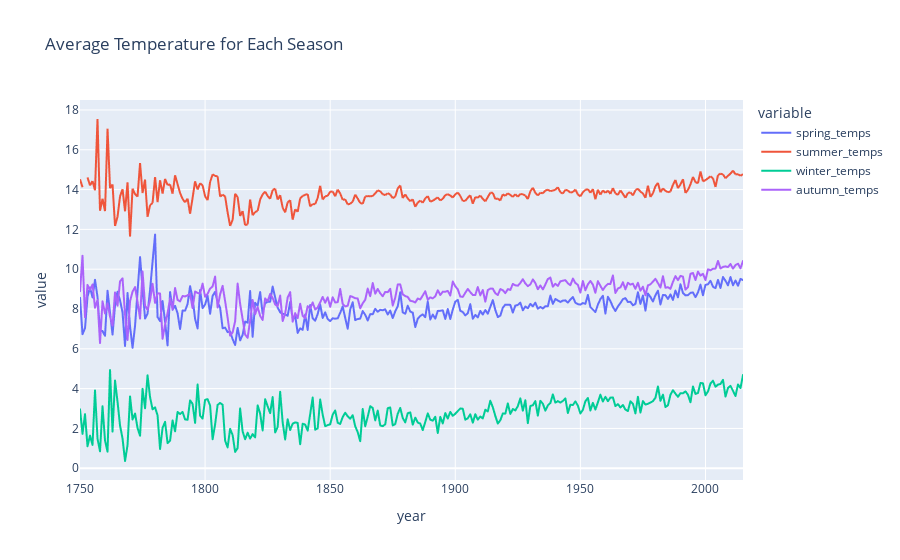

This figure's notebook cell:
### Markdown cell above
Using the Plotly Express library (px) to create a line chart to visualize the average temperatures for each season across multiple years.

### Code cell
# Create and display line plot
fig = px.line(season, x='year', y=['spring_temps', 'summer_temps', 'winter_temps', 'autumn_temps'],
       title='Average Temperature for Each Season')
fig.show()

### Figure 1 — Plotly figure (JSON) as saved in the notebook; plotly's stock layout.template omitted (floating-point values rounded to 4 significant figures; data arrays with more than 128 entries replaced by an {"elided": "..."} marker saying what was removed)
{"data": [{"hovertemplate": "variable=spring_temps<br>year=%{x}<br>value=%{y}<extra></extra>", "legendgroup": "spring_temps", "line": {"color": "#636efa", "dash": "solid"}, "mode": "lines", "name": "spring_temps", "showlegend": true, "type": "scattergl", "x": {"elided": "266 str values"}, "xaxis": "x", "y": {"elided": "266 float values"}, "yaxis": "y"}, {"hovertemplate": "variable=summer_temps<br>year=%{x}<br>value=%{y}<extra></extra>", "legendgroup": "summer_temps", "line": {"color": "#EF553B", "dash": "solid"}, "mode": "lines", "name": "summer_temps", "showlegend": true, "type": "scattergl", "x": {"elided": "266 str values"}, "xaxis": "x", "y": {"elided": "266 float values"}, "yaxis": "y"}, {"hovertemplate": "variable=winter_temps<br>year=%{x}<br>value=%{y}<extra></extra>", "legendgroup": "winter_temps", "line": {"color": "#00cc96", "dash": "solid"}, "mode": "lines", "name": "winter_temps", "showlegend": true, "type": "scattergl", "x": {"elided": "266 str values"}, "xaxis": "x", "y": {"elided": "266 float values"}, "yaxis": "y"}, {"hovertemplate": "variable=autumn_temps<br>year=%{x}<br>value=%{y}<extra></extra>", "legendgroup": "autumn_temps", "line": {"color": "#ab63fa", "dash": "solid"}, "mode": "lines", "name": "autumn_temps", "showlegend": true, "type": "scattergl", "x": {"elided": "266 str values"}, "xaxis": "x", "y": {"elided": "266 float values"}, "yaxis": "y"}], "layout": {"legend": {"title": {"text": "variable"}, "tracegroupgap": 0}, "title": {"text": "Average Temperature for Each Season"}, "xaxis": {"anchor": "y", "domain": [0, 1], "title": {"text": "year"}}, "yaxis": {"anchor": "x", "domain": [0, 1], "title": {"text": "value"}}}}
